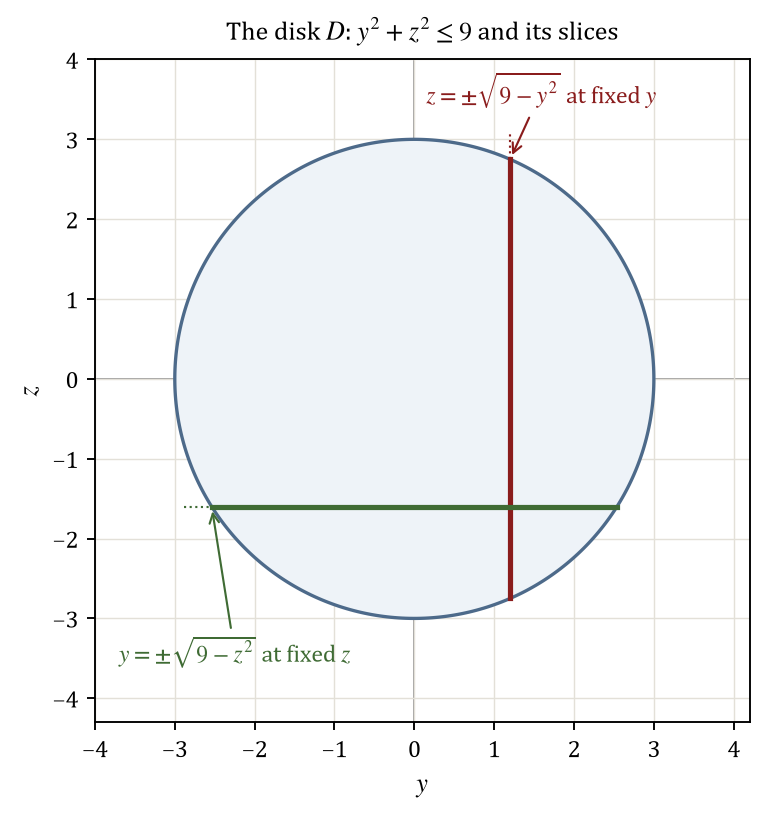

The script that saved this image:
"""Draw the disk y**2 + z**2 <= 9 and the two families of slices.

A vertical slice at a fixed y gives the z-interval of the inner integral with
respect to z. A horizontal slice at a fixed z gives the y-interval of the
inner integral with respect to y.
"""

import base64

import matplotlib
import numpy as np

matplotlib.use("Agg")
import matplotlib.pyplot as plt

plt.rcParams.update({
    "font.family": "serif",
    "font.serif": ["Cambria", "Times New Roman", "DejaVu Serif"],
    "mathtext.fontset": "stix",
    "font.size": 10,
    "axes.labelsize": 11,
    "axes.titlesize": 11,
})

figure, axes = plt.subplots(figsize=(5.4, 4.9))
theta = np.linspace(0.0, 2.0 * np.pi, 400)
axes.fill(3.0 * np.cos(theta), 3.0 * np.sin(theta), color="#eef3f8", edgecolor="#4d6a8a",
          linewidth=1.4, zorder=1)

# Vertical slice at y = 1.2, where z runs from -sqrt(9 - y^2) to sqrt(9 - y^2).
fixed_y = 1.2
half_height = np.sqrt(9.0 - fixed_y**2)
axes.plot([fixed_y, fixed_y], [-half_height, half_height], color="#8a1c1c", linewidth=2.2,
          zorder=3)
axes.plot([fixed_y, fixed_y], [half_height, half_height + 0.35], color="#8a1c1c",
          linewidth=0.9, linestyle=":", zorder=3)
axes.annotate(r"$z=\pm\sqrt{9-y^{2}}$ at fixed $y$", xy=(fixed_y, half_height),
              xytext=(0.15, 3.45), color="#8a1c1c", fontsize=10,
              arrowprops={"arrowstyle": "->", "color": "#8a1c1c", "lw": 0.9})

# Horizontal slice at z = -1.6, where y runs from -sqrt(9 - z^2) to sqrt(9 - z^2).
fixed_z = -1.6
half_width = np.sqrt(9.0 - fixed_z**2)
axes.plot([-half_width, half_width], [fixed_z, fixed_z], color="#3f6b34", linewidth=2.2,
          zorder=3)
axes.plot([-half_width - 0.35, -half_width], [fixed_z, fixed_z], color="#3f6b34",
          linewidth=0.9, linestyle=":", zorder=3)
axes.annotate(r"$y=\pm\sqrt{9-z^{2}}$ at fixed $z$", xy=(-half_width, fixed_z),
              xytext=(-3.70, -3.55), color="#3f6b34", fontsize=10, ha="left",
              arrowprops={"arrowstyle": "->", "color": "#3f6b34", "lw": 0.9})

axes.axhline(0.0, color="#9a9a9a", linewidth=0.8, zorder=0)
axes.axvline(0.0, color="#9a9a9a", linewidth=0.8, zorder=0)
axes.set_xlim(-4.0, 4.2)
axes.set_ylim(-4.3, 4.0)
axes.set_aspect("equal")
axes.set_xlabel(r"$y$")
axes.set_ylabel(r"$z$")
axes.set_title(r"The disk $D$: $y^{2}+z^{2} \leq 9$ and its slices", pad=8)
axes.grid(True, color="#e3e0d8", linewidth=0.6)
axes.set_axisbelow(True)

figure.tight_layout()
output_path = "part1_figure2.png"
figure.savefig(output_path, dpi=170, bbox_inches="tight", facecolor="white")
with open(output_path, "rb") as image_file:
    encoded = base64.b64encode(image_file.read()).decode("ascii")
with open("part1_figure2.b64.txt", "w", encoding="ascii") as text_file:
    text_file.write(encoded)
print(f"saved {output_path} and part1_figure2.b64.txt ({len(encoded)} base64 characters)")
